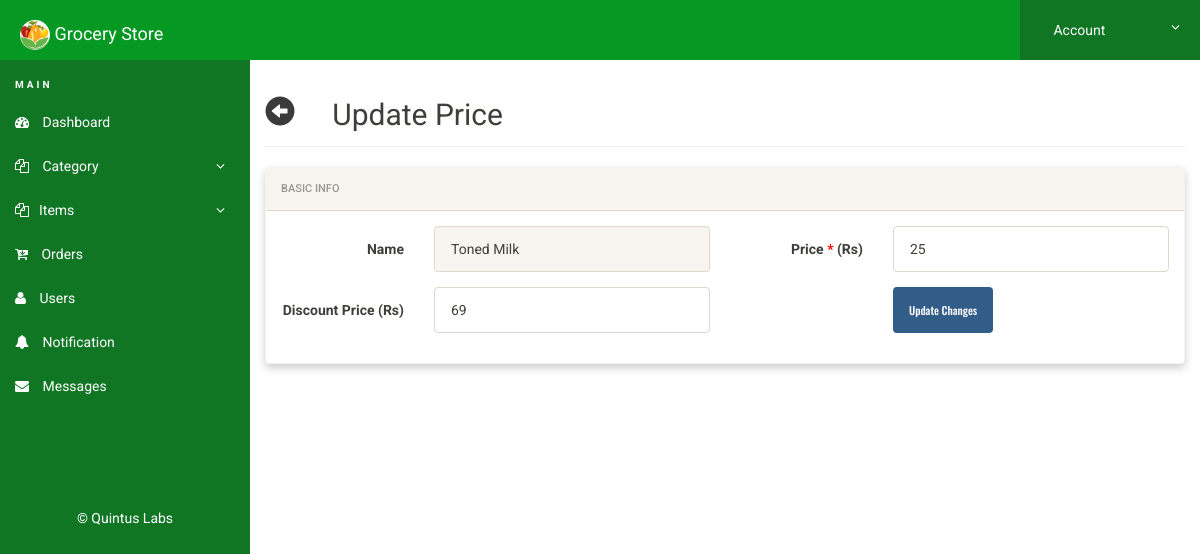
/grocery/admin/update-item.php?edititem=24 (signed in), run on the app's committed database.
### tables this page shows
CREATE TABLE `items` (
  `id` int(100) NOT NULL,
  `name` varchar(100) NOT NULL,
  `category` varchar(100) NOT NULL,
  `description` varchar(500) NOT NULL,
  `attribute` varchar(100) NOT NULL,
  `currency` varchar(100) NOT NULL DEFAULT 'Rs.',
  `discount` varchar(100) NOT NULL,
  `price` varchar(50) NOT NULL,
  `image` varchar(200) NOT NULL,
  `homepage` varchar(10) NOT NULL
);

### grocery/admin/update-item.php (the view, shortened to what this page needs)
<?php
include('includes/config.php');
if(strlen($_SESSION['alogin'])==0)
{
header('location:index.php');
}
else{
if(isset($_GET['edititem']))
{
$itemid=$_GET['edititem'];
}
?>
<!doctype html>
<html lang="en" class="no-js">
  <head>
    <link rel="stylesheet" href="css/font-awesome.min.css">
    <link rel="stylesheet" href="css/bootstrap.min.css">
    <link rel="stylesheet" href="css/dataTables.bootstrap.min.css">
    <link rel="stylesheet" href="css/bootstrap-social.css">
    <link rel="stylesheet" href="css/bootstrap-select.css">
    <link rel="stylesheet" href="css/fileinput.min.css">
    <link rel="stylesheet" href="css/awesome-bootstrap-checkbox.css">
    <link rel="stylesheet" href="css/style.css">
  </head>
  <body>
    <?php include('includes/header.php');?>
    <div class="ts-main-content">
      <?php include('includes/leftbar.php');?>
      <?php $sqltemp = "SELECT * from items where id = (:id)";
$querytemp = $dbh -> prepare($sqltemp);
$querytemp->bindParam(':id',$itemid,PDO::PARAM_STR);
$querytemp->execute();
$resulttemp=$querytemp->fetch(PDO::FETCH_OBJ);
?>
      <div class="content-wrapper">
        <div class="container-fluid">
          <div class="row">
            <div class="col-md-12">
              <h2 class="page-title">
                <a href="manage-items.php">
                  <i class="glyphicon glyphicon-circle-arrow-left" style="color:#3b3b3b">
                  </i>
                </a>&nbsp; &nbsp; Update Price
              </h2>
              <div class="row">
                <div class="col-md-12">
                  <div class="panel panel-default">
                    <div class="panel-heading">Basic Info
                    </div>
                    <div class="panel-body">
                      <form method="post" class="form-horizontal">
                        <div class="form-group">
                          <label class="col-sm-2 control-label">Name
                          </label>
                          <div class="col-sm-4">
                            <input class="form-control" required readonly value="<?php echo htmlentities($resulttemp->name); ?>">
                          </div>
                          <label class="col-sm-2 control-label">Price
                            <span style="color:red">*
                            </span>(Rs)
                          </label>
                          <div class="col-sm-4">
                            <input type="number" name="itemprice" class="form-control" required placeholder="Per kg or piece" value="<?php echo htmlentities($resulttemp->price); ?>">
                          </div>
                        </div>
                        <div class="form-group">
                        <label class="col-sm-2 control-label">Discount Price
                            (Rs)
                          </label>
                          <div class="col-sm-4">
                            <input type="number" name="discount" class="form-control"  placeholder="Per kg or piece" value="<?php echo htmlentities($resulttemp->discount); ?>">
                          </div>
                          <div class="col-sm-4 col-sm-offset-2">
                            <button class="btn btn-primary" name="submit" type="submit">Update Changes
                            </button>
                          </div>
                        </div>
                      </form>
                    </div>
                  </div>
                </div>
              </div>
            </div>
          </div>
        </div>
      </div>
    </div>
  </body>
</html>
<?php } ?>

### grocery/admin/css/style.css (style rules this page uses)
html { font-size: 14px; }
@media only screen and (min-width: 480px) { html { font-size: 17px; } }
@media only screen and (min-width: 768px) { html { font-size: 14px; } }
body { font-size: 1em; }
a { color: #37a6c4; }
.btn { font-family: 'Oswald', sans-serif; }
.panel { overflow: hidden; }
.btn { text-transform: none; }
.page-title { padding-bottom: 15px; margin-bottom: 20px; border-bottom: 1px solid #f0f0f0; }
.ts-main-content .content-wrapper { padding-top: 15px; margin-top: 60px; }
@media only screen and (min-width: 992px) { .ts-main-content .content-wrapper { margin-left: 250px; } }
.panel-default { border-color: #f2f2f2; }
.panel { margin-bottom: 20px; background-color: #ffffff; border-radius: 4px; box-shadow: 0 4px 8px 0 rgba(0,0,0,0.2); }
.panel-heading { padding: 10px 15px; }

### data on the page
items: name "Toned Milk", itemprice "25", discount "69"
